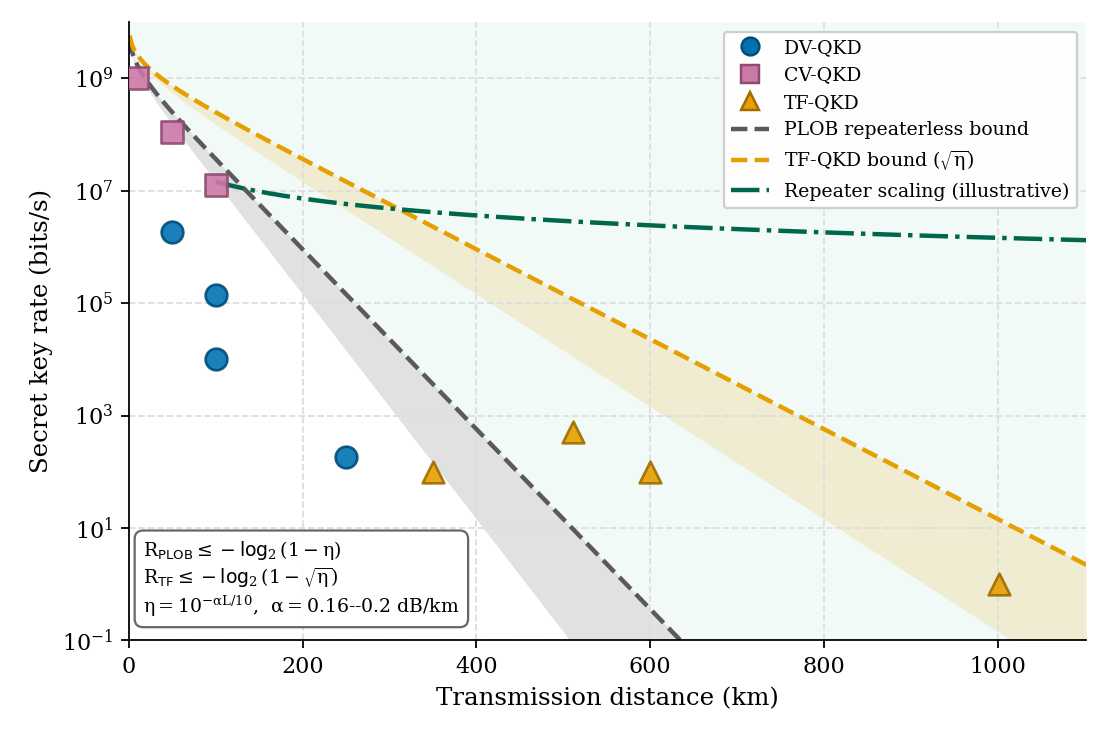

The script that saved this image:
#!/usr/bin/env python3
r"""Distance-vs-secret-key-rate figure for Chapter 3, Section 3.3
("Distance Scaling and Quantum Repeaters").

Visualises the central claim of the section:
  * a direct / repeaterless QKD link decays EXPONENTIALLY with distance,
    bounded by the PLOB repeaterless capacity bound;
  * Twin-Field QKD (TF-QKD) improves the scaling to sqrt(eta), reaching
    ~800-1000 km but at very low (bits/s) rates;
  * only QUANTUM REPEATERS restore favourable (polynomial) scaling, lifting
    the achievable rate above the PLOB bound at long distance.

Real, WDM-compatible state-of-the-art demonstrations (CV-, DV- and TF-QKD)
are overlaid as scatter points.

Run:    python3 figures/chapter3/distance_keyrate.py
Output: figures/chapter3/distance_keyrate.pdf  (canonical, for \includegraphics)
        figures/chapter3/distance_keyrate.png  (preview only)

Data:   figures/chapter3/qkd_papers.csv  (self-contained, in-repo copy)

Bound math (PLOB / TF) reused from the author's earlier DCM-sota tool.
The PLOB and TF curves are fundamental capacity bounds; the repeater curve is
an ILLUSTRATIVE schematic of polynomial scaling, not a measured result.
"""
import os
import sys

import numpy as np
import pandas as pd
import matplotlib
matplotlib.use("Agg")
import matplotlib.pyplot as plt
from matplotlib.lines import Line2D

sys.path.insert(0, os.path.join(os.path.dirname(__file__), "..", ".."))
from figures.thesis_style import (
    apply_style,
    BLUE, BLUE_D, ORANGE, ORANGE_D, GREEN, GREEN_D,
    ORANGE, ORANGE_D, PURPLE, PURPLE_D, GREY, GREY_D,
)

apply_style()

HERE = os.path.dirname(os.path.abspath(__file__))
# Single shared copy of the demonstrations dataset lives under chapter4.
DATA_FILE = os.path.join(HERE, "qkd_papers.csv")
if not os.path.exists(DATA_FILE):
    DATA_FILE = os.path.join(HERE, "..", "chapter4", "qkd_papers.csv")

REP_RATE = 1e9            # reference system clock (1 GHz) to express bounds in bits/s
FIBER_LOSS = 0.2         # dB/km, standard telecom single-mode fibre
FIBER_LOSS_ULL = 0.16    # dB/km, ultra-low-loss fibre used by long-reach TF-QKD records

# Protocol -> (fill color, edge color, marker)
PROTOCOL_STYLE = {
    "DV-QKD": (BLUE, BLUE_D, "o"),
    "CV-QKD": (PURPLE, PURPLE_D, "s"),
    "TF-QKD": (ORANGE, ORANGE_D, "^"),
}


def load_data(path):
    """Load the WDM-compatible QKD demonstrations dataset."""
    df = pd.read_csv(path)
    df["distance_km"] = pd.to_numeric(df["distance_km"], errors="coerce")
    df["key_rate_bps"] = pd.to_numeric(df["key_rate_bps"], errors="coerce")
    df = df.dropna(subset=["distance_km", "key_rate_bps", "protocol"])
    df = df[df["wdm_compatible"] == "Yes"]
    return df


def calculate_plob_bound(distances_km, fiber_loss_db_per_km=FIBER_LOSS):
    """PLOB (Pirandola-Laurenza-Ottaviani-Banchi) repeaterless bound.

    Secret-key capacity of a pure-loss channel: -log2(1 - eta) bits per use,
    with transmittance eta = 10^(-alpha L / 10). Expressed in bits/s using a
    1 GHz reference clock. Decays ~ linearly in eta, i.e. exponentially in L.
    """
    total_loss_db = fiber_loss_db_per_km * distances_km
    eta = 10 ** (-total_loss_db / 10)
    plob_bits_per_use = -np.log2(1 - eta + 1e-15)
    return plob_bits_per_use * REP_RATE


def calculate_tf_bound(distances_km, fiber_loss_db_per_km=FIBER_LOSS):
    """Twin-Field bound scaling as sqrt(eta) (single-repeater-like scaling).

    Replacing eta by sqrt(eta) effectively halves the loss exponent, which is
    what lets TF-QKD reach ~800-1000 km, albeit at very low rates.
    """
    total_loss_db = fiber_loss_db_per_km * distances_km
    eta = 10 ** (-total_loss_db / 10)
    sqrt_eta = np.sqrt(eta)
    tf_bits_per_use = -np.log2(1 - sqrt_eta + 1e-15)
    return tf_bits_per_use * REP_RATE


def repeater_schematic(distances_km, segment_km=100.0):
    """ILLUSTRATIVE quantum-repeater curve with polynomial scaling.

    Model: a chain of fixed-length (segment_km) elementary links. Each link sits
    at a fixed transmittance, so the per-link rate is constant; stitching N = L /
    segment_km links via entanglement swapping reduces the end-to-end rate only
    polynomially (here ~ 1/N). The result stays far above the exponentially
    decaying PLOB bound at long distance. This is a schematic, not a measurement.
    """
    seg_rate = calculate_plob_bound(np.array([segment_km]))[0]
    n_segments = np.maximum(distances_km / segment_km, 1.0)
    return seg_rate / n_segments


def main():
    df = load_data(DATA_FILE)

    fig, ax = plt.subplots(figsize=(7.0, 4.6))
    ax.set_yscale("log")

    max_dist = max(df["distance_km"].max() * 1.1, 1100)
    distances = np.linspace(1, max_dist, 600)

    # Each fundamental bound is a band: the standard-fibre edge (0.2 dB/km) and
    # the ultra-low-loss edge (0.16 dB/km) used by long-reach TF-QKD records.
    plob = calculate_plob_bound(distances, FIBER_LOSS)
    plob_ull = calculate_plob_bound(distances, FIBER_LOSS_ULL)
    tf = calculate_tf_bound(distances, FIBER_LOSS)
    tf_ull = calculate_tf_bound(distances, FIBER_LOSS_ULL)
    rep = repeater_schematic(distances)

    y_top = 1e10
    y_bottom = 1e-1

    # Repeater-accessible region: above the best-case (ultra-low-loss) PLOB bound.
    ax.fill_between(distances, plob_ull, y_top, color=GREEN, alpha=0.05,
                    linewidth=0, zorder=0)

    # Fundamental bounds drawn as fibre-loss bands (0.16-0.2 dB/km).
    ax.fill_between(distances, plob, plob_ull, color=GREY, alpha=0.18,
                    linewidth=0, zorder=1)
    ax.fill_between(distances, tf, tf_ull, color=ORANGE, alpha=0.15,
                    linewidth=0, zorder=1)
    ax.plot(distances, plob_ull, ls="--", color=GREY, lw=2.0, zorder=2,
            label="PLOB repeaterless bound")
    ax.plot(distances, tf_ull, ls="--", color=ORANGE, lw=2.0, zorder=2,
            label=r"TF-QKD bound ($\sqrt{\eta}$)")

    # Illustrative repeater scaling (clearly labelled as schematic).
    rep_mask = distances >= 100.0
    ax.plot(distances[rep_mask], rep[rep_mask], ls="-.", color=GREEN_D, lw=2.0,
            zorder=2, label="Repeater scaling (illustrative)")

    # Real demonstrations.
    for protocol, (fill, edge, marker) in PROTOCOL_STYLE.items():
        subset = df[df["protocol"] == protocol]
        if subset.empty:
            continue
        ax.scatter(subset["distance_km"], subset["key_rate_bps"],
                   c=fill, marker=marker, s=95, alpha=0.9,
                   edgecolors=edge, linewidths=1.2, zorder=5)

    ax.set_xlim(0, max_dist)
    ax.set_ylim(y_bottom, y_top)
    ax.set_xlabel("Transmission distance (km)")
    ax.set_ylabel("Secret key rate (bits/s)")
    ax.grid(True, which="major", axis="both")

    # Bound-equation annotation box.
    ax.text(
        0.015, 0.035,
        r"$R_{\mathrm{PLOB}} \leq -\log_2(1-\eta)$" + "\n"
        r"$R_{\mathrm{TF}} \leq -\log_2(1-\sqrt{\eta})$" + "\n"
        r"$\eta = 10^{-\alpha L/10}$,  $\alpha = 0.16$--$0.2$ dB/km",
        transform=ax.transAxes, fontsize=8.5, va="bottom", ha="left",
        bbox=dict(boxstyle="round,pad=0.45", facecolor="white",
                  edgecolor=GREY, alpha=0.92),
    )

    # Legend: protocol markers + bound lines.
    marker_handles = [
        Line2D([0], [0], marker=m, color="w", markerfacecolor=fill,
               markeredgecolor=edge, markeredgewidth=1.1, markersize=8, label=p)
        for p, (fill, edge, m) in PROTOCOL_STYLE.items()
    ]
    line_handles = [
        Line2D([0], [0], ls="--", color=GREY, lw=2.0,
               label="PLOB repeaterless bound"),
        Line2D([0], [0], ls="--", color=ORANGE, lw=2.0,
               label=r"TF-QKD bound ($\sqrt{\eta}$)"),
        Line2D([0], [0], ls="-.", color=GREEN_D, lw=2.0,
               label="Repeater scaling (illustrative)"),
    ]
    ax.legend(handles=marker_handles + line_handles, loc="upper right",
              frameon=True, framealpha=0.95, fontsize=8.5, ncol=1)

    fig.subplots_adjust(bottom=0.13, left=0.115, right=0.97, top=0.97)
    fig.savefig(os.path.join(HERE, "distance_keyrate.pdf"))
    fig.savefig(os.path.join(HERE, "distance_keyrate.png"), dpi=160)
    print("wrote distance_keyrate.pdf / .png  ({} demonstrations)".format(len(df)))


if __name__ == "__main__":
    main()
